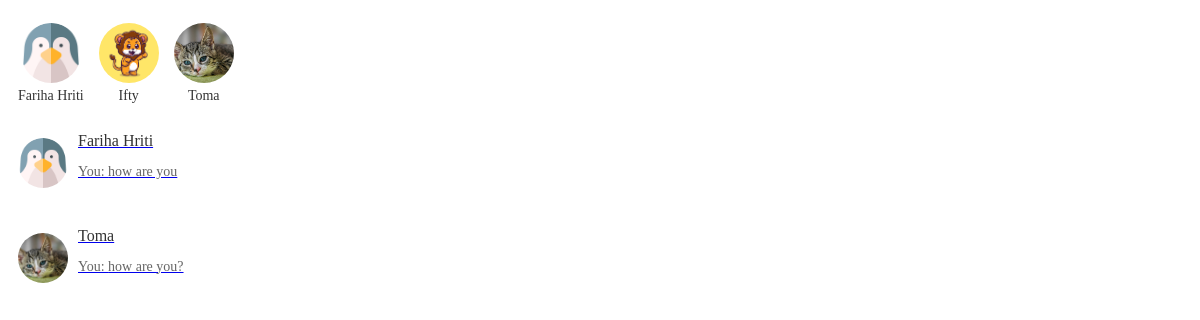
The page /Chat/php/search.php (signed in) on the database its author committed.
### tables this page shows
CREATE TABLE `student_data` (
  `studentId` varchar(20) NOT NULL,
  `name` varchar(100) DEFAULT NULL,
  `email` varchar(100) DEFAULT NULL,
  `dept` varchar(20) DEFAULT NULL,
  `nickname` varchar(50) DEFAULT NULL,
  `password` varchar(255) DEFAULT NULL,
  `profile_pic` varchar(255) NOT NULL,
  `status` varchar(30) NOT NULL DEFAULT 'Active now'
);

CREATE TABLE `messages` (
  `msg_id` int(11) NOT NULL,
  `incoming_msg_id` varchar(20) NOT NULL,
  `outgoing_msg_id` varchar(20) NOT NULL,
  `msg` varchar(1000) NOT NULL,
  `time` datetime NOT NULL DEFAULT current_timestamp()
);

### Chat/php/data.php (the view, shortened to what this page needs)
<?php
    $output .= '<div class="connected-people" style="display: flex; overflow-x: auto; padding: 15px 10px; gap: 15px; border-bottom: none; align-items: center; justify-content: flex-start;">
                    <style>
                        /* Hide the scrollbar */
                        .connected-people::-webkit-scrollbar {
                            display: none; /* Hides the scrollbar */
                        }
                        .connected-people {
                            -ms-overflow-style: none;  /* For Internet Explorer */
                            scrollbar-width: none;
                            border-bottom: none  /* For Firefox */
                        }
                    </style>';
    mysqli_data_seek($query, 0);
    while ($row = mysqli_fetch_assoc($query)) {
        $offline = ($row['status'] == "Offline now") ? "offline" : "online";
        $status_color = ($offline == "offline") ? "" : "green";
        $output .= '<a href="chat.php?user_id='. $row['studentId'] .'" class="connected-profile" style="flex-shrink: 0; text-align: center; text-decoration: none; position: relative; display: flex; flex-direction: column; align-items: center; gap: 5px; margin-bottom: 0;">
                        <img src="../Login_Page/Images/'. $row['profile_pic'] .'" alt="" class="profile-pic" style="width: 60px; height: 60px; border-radius: 50%; object-fit: cover;">
                        <span style="font-size: 14px; font-weight: normal; color: #333; line-height: 1.2;">'. $row['name'] .'</span>
                         <div class="status-dot" style="width: 3px; height: 8px; border-radius: 70%; background-color: '. $status_color .'; position: absolute; bottom: 5px; right: 10px; border: none;"></div>
                    </a>';
    }
    $output .= '</div>';
    $output .= '<div class="conversation-section" style="min-height: 200px;">';
    mysqli_data_seek($query, 0);
    while ($row = mysqli_fetch_assoc($query)) {
        $sql2 = "SELECT * FROM messages WHERE (incoming_msg_id = {$row['studentId']}
                OR outgoing_msg_id = {$row['studentId']}) AND (outgoing_msg_id = {$outgoing_id}
                OR incoming_msg_id = {$outgoing_id}) ORDER BY msg_id DESC LIMIT 1";
        $query2 = mysqli_query($conn, $sql2);
        $row2 = mysqli_fetch_assoc($query2);
        if (mysqli_num_rows($query2) == 0) {
            continue;
        }
        $ciphering = "AES-128-CTR";
        $encryption_key = "your_secret_key";
        $options = 0;
        $encryption_iv = '1234567891011121';
        $result = openssl_decrypt($row2['msg'], $ciphering, $encryption_key, $options, $encryption_iv);
        $msg = (strlen($result) > 28) ? substr($result, 0, 28) . '...' : $result;
        $you = "";
        if (isset($row2['outgoing_msg_id'])) {
            $you = ($outgoing_id == $row2['outgoing_msg_id']) ? "You: " : "";
        }
        $offline = ($row['status'] == "Offline now") ? "offline" : "online";
        $status_color = ($offline == "offline") ? "" : "green";
        $output .= '<a href="chat.php?user_id='. $row['studentId'] .'">
                        <div class="content" style="display: flex; align-items: center; padding: 12px 10px; gap: 10px; border-bottom: none; scroll-behavior: smooth;">
                            <img src="../Login_Page/Images/'. $row['profile_pic'] .'" alt="" class="profile-pic" style="width: 50px; height: 50px; border-radius: 50%; object-fit: cover;">
                            <div class="details" style="flex-grow: 1;">
                                <span style="font-size: 16px; font-weight: normal; color: #333;">'. $row['name'].'</span>
                                <p style="font-size: 14px; color: #666; line-height: 1.2;">'. $you . $msg .'</p>
                            </div>
                        </div>
                        <div class="status-dot" style="width: 3px; height: 8px; border-radius: 70%; background-color: '. $status_color .'; margin-left: auto; border: none;"></div>
                    </a>';
    }
    $output .= '</div>';
?>

### Chat/php/search.php (shortened to what this page needs)
<?php
    include_once "config.php";
    $outgoing_id = $_SESSION['studentId'];
    $searchTerm = mysqli_real_escape_string($conn, $_POST['searchTerm']);
    $sql = "SELECT * FROM student_data WHERE NOT studentId = {$outgoing_id} AND  name LIKE '%{$searchTerm}%'";
    $output = "";
    $query = mysqli_query($conn, $sql);
    if(mysqli_num_rows($query) > 0){
        include_once "data.php";
    }else{
        $output .= 'No user found related to your search term';
    }
    echo $output;
?>

### Chat/php/data.php (style rules this page uses)
.connected-people { -ms-overflow-style: none; scrollbar-width: none; border-bottom: none }

### rows shown on the page
student_data: profile_pic (picture), name "Fariha Hriti", messages.outgoing_msg_id "You:", messages.msg "how are you"
student_data: profile_pic (picture), name "Ifty"
student_data: profile_pic (picture), name "Toma", messages.outgoing_msg_id "You:", messages.msg "how are you?"
